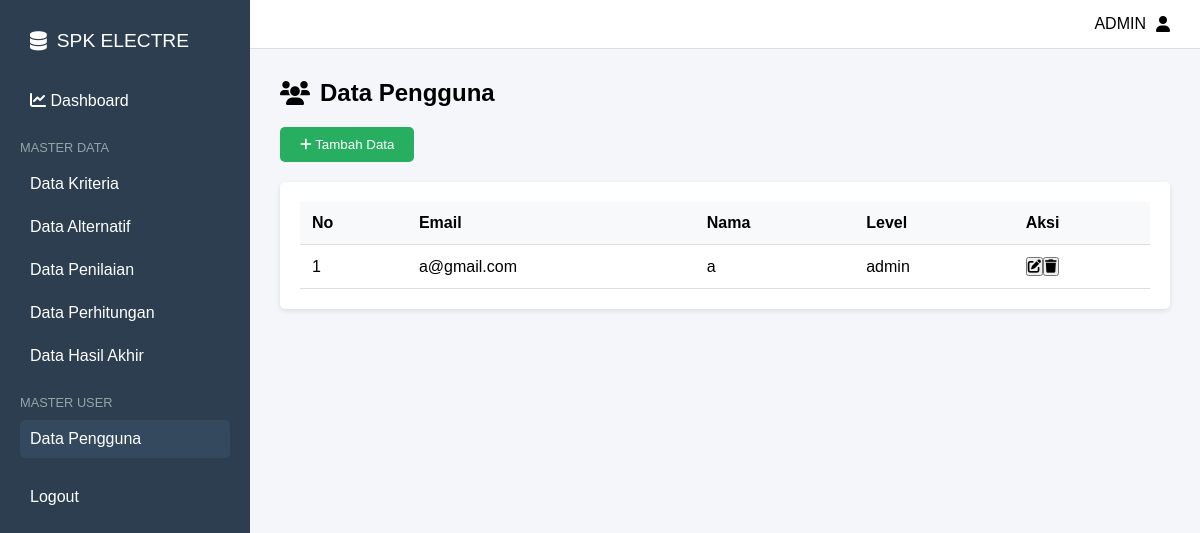
The app's page /datapengguna.php, older data.
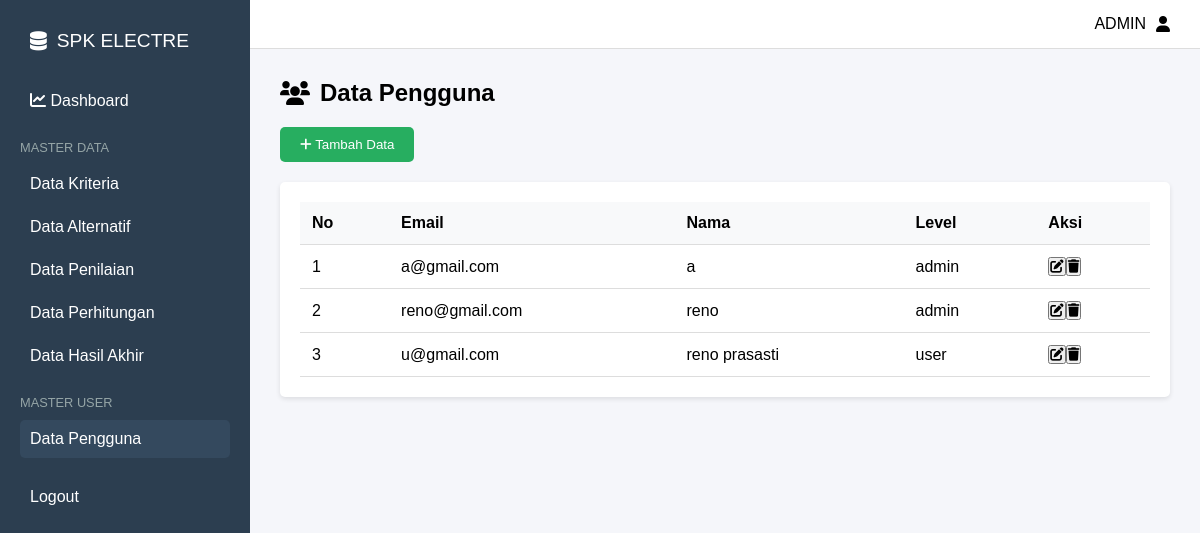
The same page, newer data.
### tables this page shows
CREATE TABLE IF NOT EXISTS `pengguna` (
  `id` int NOT NULL AUTO_INCREMENT,
  `email` varchar(255) NOT NULL,
  `nama` varchar(255) NOT NULL,
  `level` enum('admin','user') NOT NULL,
  `password` varchar(255) NOT NULL,
  PRIMARY KEY (`id`),
  UNIQUE KEY `email` (`email`)
);

### datapengguna.php (the view, shortened to what this page needs)
<?php
$conn = new mysqli("localhost", "root", "", "electre");
$sql = "SELECT * FROM pengguna";
$result = $conn->query($sql);
?>
<!DOCTYPE html>
<html lang="en">
<head>
  <link rel="stylesheet" href="Assets/styles/datapengguna.css">
  <link rel="stylesheet" href="https://cdnjs.cloudflare.com/ajax/libs/font-awesome/6.0.0/css/all.min.css">
</head>
<body>
  <div class="container">
    <div class="sidebar">
      <div class="logo">
        <i class="fas fa-database"></i>
        <span>SPK ELECTRE</span>
      </div>
      <div class="menu">
        <a href="dasboardadmin.php" class="menu-item">
          <i class="fas fa-chart-line"></i>
          Dashboard
        </a>
        <div class="menu-section">
          <span class="section-title">MASTER DATA</span>
          <a href="datakriteria.php" class="menu-item">Data Kriteria</a>
          <a href="dataalternatif.php" class="menu-item">Data Alternatif</a>
          <a href="datapenilaian.php" class="menu-item">Data Penilaian</a>
          <a href="dataperhitungan.php" class="menu-item">Data Perhitungan</a>
          <a href="datanilaiakhir.php" class="menu-item">Data Hasil Akhir</a>
        </div>
        <div class="menu-section">
          <span class="section-title">MASTER USER</span>
          <a href="#" class="menu-item active">Data Pengguna</a>
        </div>
        <a href="logout.php" class="menu-item">Logout</a>
      </div>
    </div>
    <div class="main-content">
      <div class="header">
        <div class="admin-section">
          <span>ADMIN</span>
          <i class="fas fa-user"></i>
        </div>
      </div>
      <div class="content">
        <h2>
          <i class="fas fa-users"></i>
          Data Pengguna
        </h2>
        <div class="data-controls">
          <button class="add-button" onclick="openModal()">
            <i class="fas fa-plus"></i> Tambah Data
          </button>
        </div>
        <div class="data-table">
          <table>
            <thead>
              <tr>
                <th>No</th>
                <th>Email</th>
                <th>Nama</th>
                <th>Level</th>
                <th>Aksi</th>
              </tr>
            </thead>
            <tbody>
              <?php
              if ($result->num_rows > 0) {
                $no = 1;
                while ($row = $result->fetch_assoc()) {
                  echo "<tr>";
                  echo "<td>" . $no . "</td>";
                  echo "<td>" . $row['email'] . "</td>";
                  echo "<td>" . $row['nama'] . "</td>";
                  echo "<td>" . $row['level'] . "</td>";
                  echo "<td>";
                  echo "<button class=\"btn-edit\" onclick=\"editData(" . $row['id'] . ")\"><i class=\"fas fa-edit\"></i></button>";
                  echo "<button class=\"btn-delete\" onclick=\"deleteData(" . $row['id'] . ")\"><i class=\"fas fa-trash\"></i></button>";
                  echo "</td>";
                  echo "</tr>";
                  $no++;
                }
              } else {
                echo "<tr><td colspan='5'>Tidak ada data pengguna.</td></tr>";
              }
              ?>
            </tbody>
          </table>
        </div>
      </div>
    </div>
  </div>
</body>
</html>

Row changes from the older to the newer data that the page shows:
added pengguna: email "reno@gmail.com", nama "reno", level "admin"
added pengguna: email "u@gmail.com", nama "reno prasasti", level "user"
